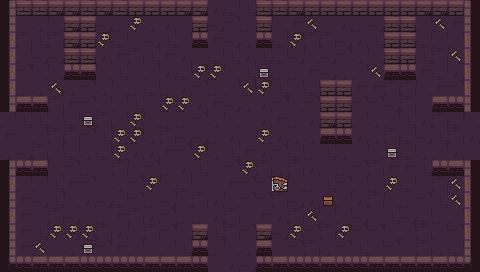

Tiled map render using the project's own tile images. Description and the map definition, with tile-layer contents summarised, below:
An orthogonal 30x17 tile map with 16x16 px tiles, 6 tile layers (ground, dressing, decor, walls, ...) and 12 objects (5x ENTRY, 5x ENEMY, 2x PROP).

<map version="1.10" tiledversion="1.10.2" orientation="orthogonal" renderorder="right-down" width="30" height="17" tilewidth="16" tileheight="16" infinite="0" nextlayerid="8" nextobjectid="13">
 <tileset firstgid="1" name="dungeon" tilewidth="16" tileheight="16" tilecount="100" columns="10">
  <image source="../../../gfx/tiles/depths/dungeon_tileset.png" width="160" height="160" />
 </tileset>
 <layer id="1" name="ground" width="30" height="17">
  <data>[510 cells, 510 non-empty, 12 distinct tile ids]</data>
 </layer>
 <layer id="2" name="dressing" width="30" height="17">
  <data>[510 cells, 32 non-empty, 2 distinct tile ids]</data>
 </layer>
 <layer id="3" name="decor" width="30" height="17">
  <data>[510 cells, 0 non-empty, 0 distinct tile ids]</data>
 </layer>
 <layer id="4" name="walls" width="30" height="17">
  <data>[510 cells, 78 non-empty, 18 distinct tile ids]</data>
 </layer>
 <layer id="5" name="props" width="30" height="17">
  <data>[510 cells, 46 non-empty, 11 distinct tile ids]</data>
 </layer>
 <layer id="6" name="overhead" width="30" height="17">
  <data>[510 cells, 0 non-empty, 0 distinct tile ids]</data>
 </layer>
 <objectgroup id="7" name="spawns">
  <object id="1" name="UP" type="ENTRY" x="232" y="24" />
  <object id="2" name="DOWN" type="ENTRY" x="232" y="248" />
  <object id="3" name="LEFT" type="ENTRY" x="24" y="136" />
  <object id="4" name="RIGHT" type="ENTRY" x="456" y="136" />
  <object id="5" name="" type="ENTRY" x="248" y="136" />
  <object id="6" name="" type="ENEMY" x="360" y="88" />
  <object id="7" name="" type="ENEMY" x="104" y="184" />
  <object id="8" name="" type="ENEMY" x="104" y="88" />
  <object id="9" name="" type="ENEMY" x="360" y="184" />
  <object id="10" name="" type="ENEMY" x="232" y="184" />
  <object id="11" name="torch" type="PROP" x="56" y="264" />
  <object id="12" name="torch" type="PROP" x="424" y="264" />
 </objectgroup>
</map>
